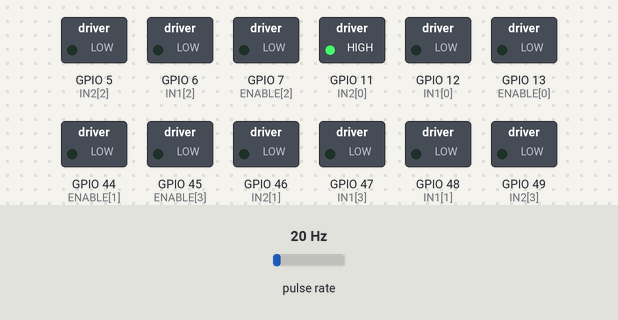
The sketch below on a simulated ESP32. Parts: switched loads named in the sketch (green lamp = pin HIGH). Wiring (inferred from the names in the program): pulse sensor: data GPIO 2. The inputs (shaded band) are chosen by the test bench; at power-on: pulse rate 20 Hz. What the sketch prints to the serial monitor is not drawn.

Above: at 0.05 s.
At 2.7 s:
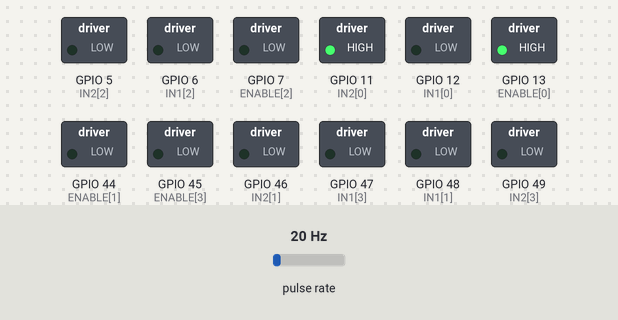
Timing chart, 0 to 3.1 s (numbered marks = the images above):
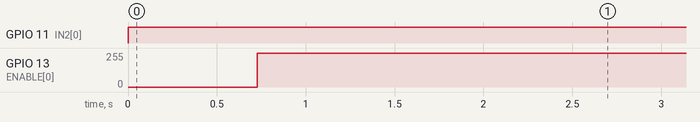

The sketch:

speed_test2.ino
```cpp
/*
  Gearmotor Rotary Encoder Test
  motor-encoder-rpm.ino
  Read pulses from motor encoder to calculate speed
  Control speed with potentiometer
  Displays results on Serial Monitor
  Use Cytron MD10C PWM motor controller
  DroneBot Workshop 2019
  https://dronebotworkshop.com
*/

// Motor encoder output pulse per rotation (change as required)
#define ENC_COUNT_REV 495
#define PI 3.1415926535897932384626433832795

#define motor_number 4

// Encoder output to Arduino Interrupt pin
#define ENCA 2 //3,18,19

const int ENABLE[] = {13, 44, 7, 45};
const int IN1[] = {12, 48, 6, 47};
const int IN2[] = {11, 46, 5, 49};

// Analog pin for potentiometer
int speedcontrol = 0;

// Pulse count from encoder
volatile long encoderValue = 0;

// One-second interval for measurements
int interval = 1000;

// Counters for milliseconds during interval
long previousMillis = 0;
long currentMillis = 0;

// Variable for RPM measuerment
int rpm = 0, w = 0, v = 0;

// Variable for PWM motor speed output
int motorPwm = 0;

const float rpm_to_radians = 0.10471975512;
const float rad_to_deg = 57.29578;

void setup()
{
  // Setup Serial Monitor
  Serial.begin(9600);

  // Set encoder as input with internal pullup
  pinMode(ENCA,INPUT);

  // Set PWM and DIR connections as outputs
  for(int i = 0; i < motor_number; i++)
  {
    pinMode(ENABLE[i],OUTPUT);
    pinMode(IN1[i],OUTPUT);
    pinMode(IN2[i],OUTPUT);
  }

  // Attach interrupt
  attachInterrupt(digitalPinToInterrupt(ENCA), updateEncoder, RISING);

  // Setup initial values for timer
  previousMillis = millis();
}

void loop()
{
    for (int j = 0; j <= 255; j++)
    {
        // Control motor with loop
        motorPwm = j;

        // Write PWM to controller
        setMotor(-1, motorPwm, ENABLE[0], IN1[0], IN2[0]);

        // Update RPM value every second
        currentMillis = millis();

        if (currentMillis - previousMillis > interval)
        {
            previousMillis = currentMillis;
        }

        // Calculate RPM, angular velocity and speed
        rpm = (float)(encoderValue * 60 / ENC_COUNT_REV);

        w = rpm * rpm_to_radians;

        v = w * 0.06; // wheel of 60mm diamater in meters

        // Only update display when there is a reading
        if (motorPwm > 0 || rpm > 0)
        {
            Serial.println(rpm); // PWM for motor
        }

        if (j == 255)
        {
            delay(2000);
            setMotor(0, 0, ENABLE[0], IN1[0], IN2[0]);
            Serial.end();
        }


    }

    encoderValue = 0;
}

void updateEncoder()
{
  // Increment value for each pulse from encoder
  encoderValue++;
}

void setMotor(int dir, int pwmVal, int ena, int in1, int in2)
{

  analogWrite(ena, pwmVal); // equivalent for esp32 ledcWrite(ena, pwmVal)

  if(dir == 1)
  {
    digitalWrite(in1,HIGH);
    digitalWrite(in2,LOW);
  }

  else if(dir == -1)
  {
    digitalWrite(in1,LOW);
    digitalWrite(in2,HIGH);
  }

  else
  {
    digitalWrite(in1,LOW);
    digitalWrite(in2,LOW);
  }
}
```

Measured:
- by itself, GPIO 11 (IN2[0]): LOW → HIGH at 0.00 s
- by itself, GPIO 13 (ENABLE[0]): 0/255 → 255/255 at 0.73 s
